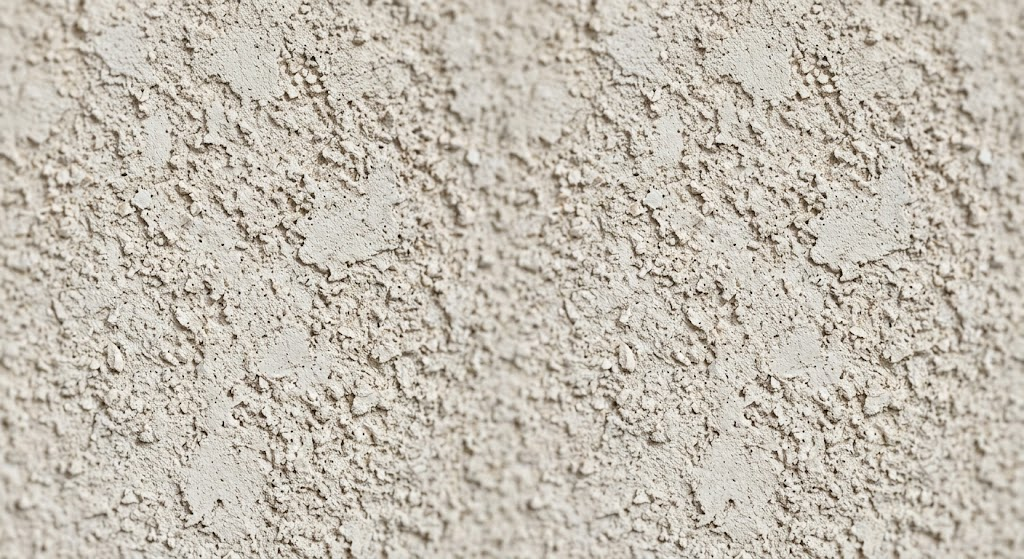
#> input picture walls/stucco.jpg, 1024 x 559 px
$ python make-walls.py
#> lines starting #> are read from the running program, lines starting #| are printed output that depends on the picture
# Turns the wall photographs in the walls folder into tiles the gallery can
# repeat across a page of any size with no visible seam.
#
# Some of the photographs already join up with themselves at the edges, and
# those are used as they are. Where an edge does not join, the picture is laid
# beside its mirror image in that direction, which always joins. Mirroring is
# only used where it is needed, because it leaves a faint symmetrical pattern.
#
# Called by build.js. The originals are read and never changed.
import os
import numpy as np
from PIL import Image, ImageOps

HERE = os.path.dirname(os.path.abspath(__file__))
SRC = os.path.join(HERE, 'walls')
OUT = os.path.join(HERE, 'site', 'walls')
os.makedirs(OUT, exist_ok=True)

# name: (file in the walls folder, the part to keep as left, top, right, bottom or None for all of it, width of one copy in pixels)
WALLS = {
    'stucco': ('stucco.jpg', None, 900),
    'stone': ('stone.jpg', (0, 90, 1024, 470), 1000),      # the photograph is blurred above and below this band
    'brick': ('brick.png', None, 760),
    'tile': ('tile.jpg', None, 820),
    'mosaic': ('mosaic.png', (0, 70, 1024, 1024), 820),     # the top strip carries a maker's badge, so it is left out
}

def joins(a, b, inside):
    """True when edge `a` meets edge `b` about as smoothly as neighbouring lines do inside the picture."""
    seam = np.abs(a.astype(float) - b.astype(float)).mean()
    return seam <= inside * 1.6

for name, (file, keep, width) in WALLS.items():
    im = Image.open(os.path.join(SRC, file)).convert('RGB')
#> im is the input picture: PIL image 1024x559 RGB; mean R, G, B 196.4, 189.5, 177.8
    if keep:
        im = im.crop(keep)
    im = im.resize((width, round(im.height * width / im.width)), Image.LANCZOS)
#> im: PIL image 900x491 RGB
    px = np.asarray(im)
    # How much one line differs from the next, inside the picture, across and down.
    inside_x = np.abs(px[:, 1:].astype(float) - px[:, :-1].astype(float)).mean()
#> inside_x = 16.81
    inside_y = np.abs(px[1:].astype(float) - px[:-1].astype(float)).mean()
#> inside_y = 16.82
    mirror_x = not joins(px[:, -1], px[:, 0], inside_x)
#> in joins, `seam = np.abs(a.astype(float) - b.astype(float)).mean()`: seam = 9.79
#> mirror_x = False
    mirror_y = not joins(px[-1], px[0], inside_y)
#> mirror_y = True
    tile = im
    if mirror_x:
        wide = Image.new('RGB', (tile.width * 2, tile.height)); wide.paste(tile, (0, 0)); wide.paste(ImageOps.mirror(tile), (tile.width, 0)); tile = wide
    if mirror_y:
        tall = Image.new('RGB', (tile.width, tile.height * 2)); tall.paste(tile, (0, 0)); tall.paste(ImageOps.flip(tile), (0, tile.height)); tile = tall
#> after `tall = Image.new('RGB', (tile.width, tile.height * 2))`: tall: PIL image 900x982 RGB; every value is 0
#> after `tall.paste(tile, (0, 0))`:
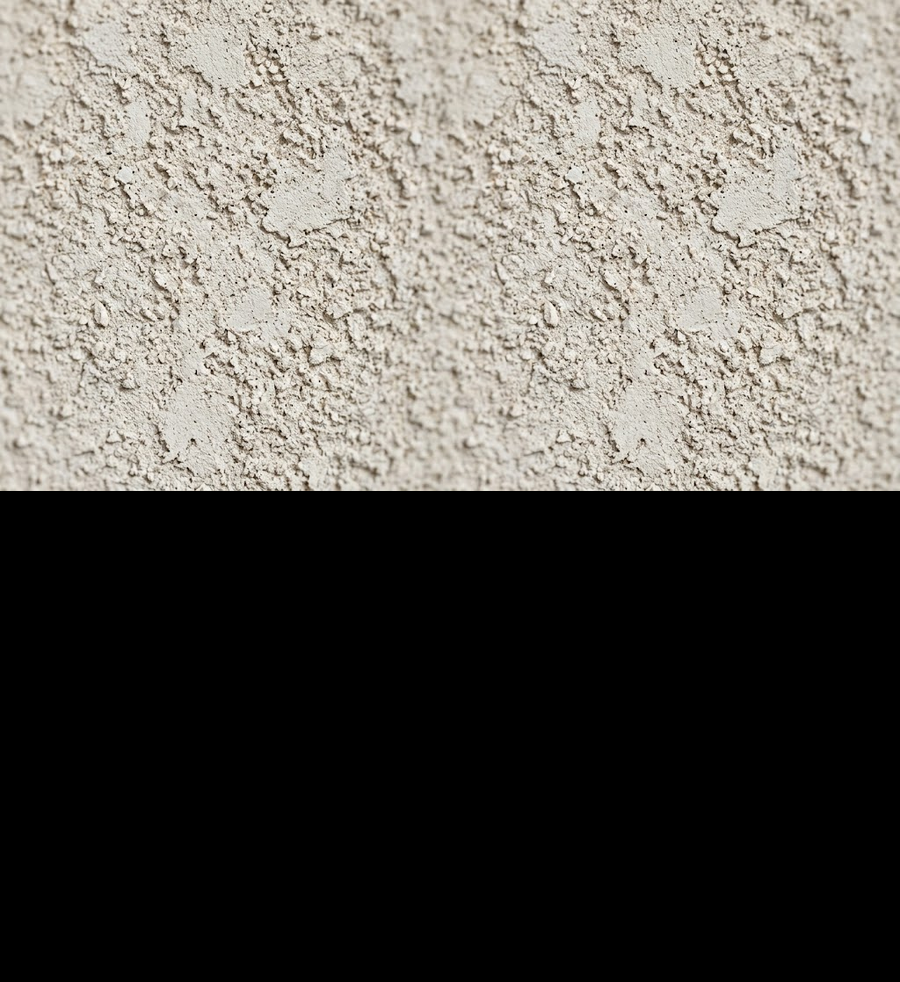
#> tall: PIL image 900x982 RGB; mean R, G, B 98.2, 94.8, 88.9
#> after `tall.paste(ImageOps.flip(tile), (0, tile.height))`:
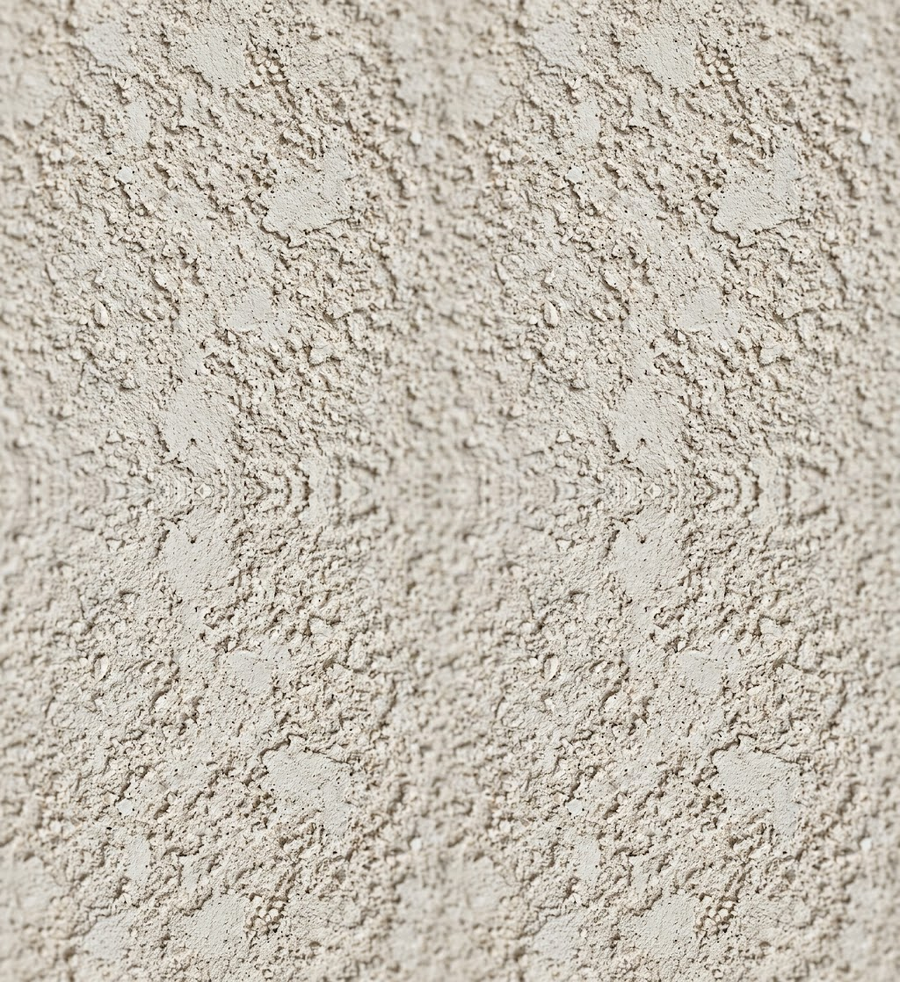
#> tall: PIL image 900x982 RGB; mean R, G, B 196.4, 189.5, 177.8
    tile.save(os.path.join(OUT, name + '.jpg'), 'JPEG', quality=76, optimize=True, progressive=True)
    small = im.copy(); small.thumbnail((120, 120))
#> after `small.thumbnail((120, 120))`:
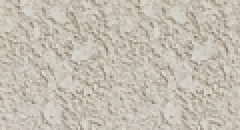
#> small: PIL image 120x65 RGB (shown 2 times larger); mean R, G, B 196.3, 189.4, 177.7
    small.save(os.path.join(OUT, name + '-dot.jpg'), 'JPEG', quality=80)
    how = 'as it is' if not (mirror_x or mirror_y) else 'mirrored ' + ' and '.join(d for d, m in (('across', mirror_x), ('down', mirror_y)) if m)
    print(f'{name}|{tile.width}|{tile.height}|{os.path.getsize(os.path.join(OUT, name + ".jpg")) // 1024}|{how}|{width}')
#| stucco|900|982|234|mirrored down|900
#> pass 2 of the loop `for name, (file, keep, width) in WALLS.items():`:
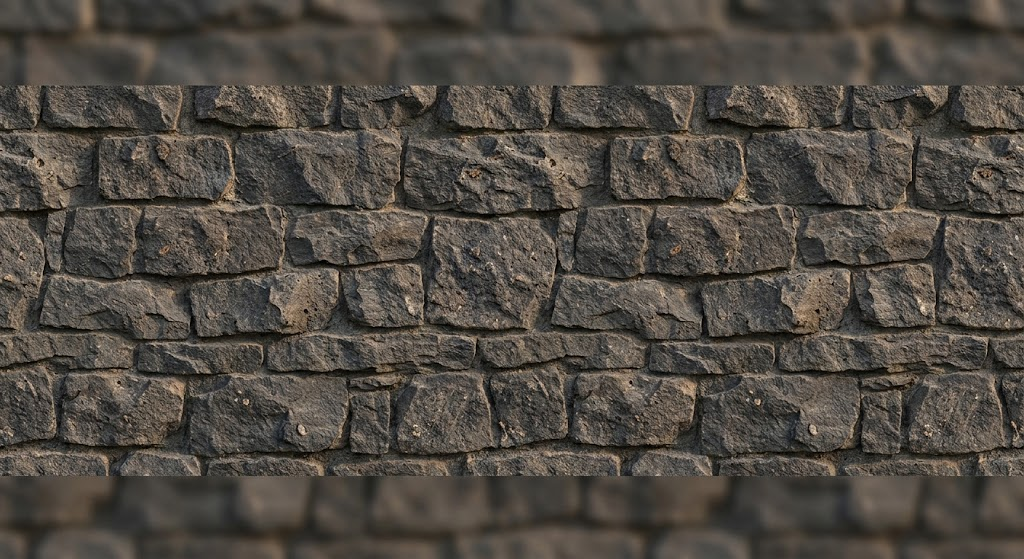
#> input picture walls/stone.jpg, 1024 x 559 px
#> im is the input picture: PIL image 1024x559 RGB; mean R, G, B 80, 74.2, 66.9
#> `im = im.crop(keep)`:
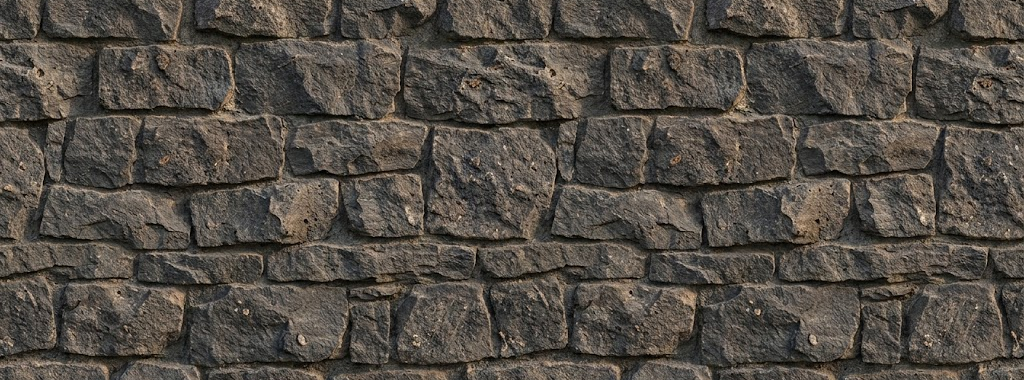
#> im: PIL image 1024x380 RGB; mean R, G, B 82.5, 76.6, 69.2
#> inside_x = 15.36
#> inside_y = 16.68
#> tall: PIL image 1000x742 RGB; every value is 0
#> `small.thumbnail((120, 120))`:
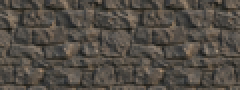
#> small: PIL image 120x45 RGB (shown 2 times larger); mean R, G, B 82.6, 76.6, 69.3
#| stone|1000|742|199|mirrored down|1000
#> (the run stopped early here; a loop or call above may not have finished)
